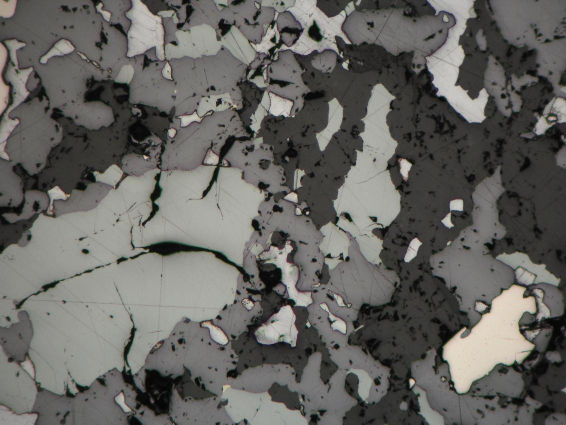
#> input picture Уменьшенные_геологические/03_small.jpg, 1132 x 849 px, given in place of tower.bmp, which was not available (shown at 1/2 size)
$ jupyter execute grey_images-checkpoint.ipynb
#> lines starting #> are read from the running program, lines starting #| are printed output that depends on the picture; pictures that were not available may be replaced by others from this repository, and a replacement may not be noted
[cell 1]
import argparse
import math
import numpy as np
import skimage.io
import skimage.transform

[cell 2]
N = 256

[cell 3]
img = skimage.io.imread("tower.bmp")
#> img is the input picture: shape (849, 1132, 3); mean R, G, B 101.6, 100.8, 97.2

[cell 4]
height, width = img.shape[:2]
#> height = 849; width = 1132

[cell 5]
if len(img.shape) == 3:
    img = img[:, :, 0]
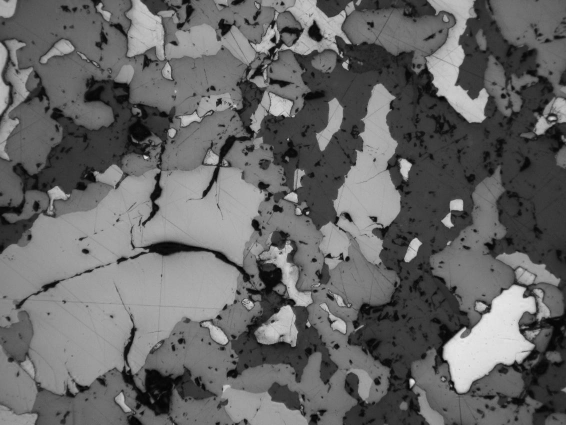
#> img: shape (849, 1132) (shown at 1/2 size); min 0, max 242, mean 101.6

[cell 6]
H = [0] * N
for i in range (N) :
    H[i] = 0

[cell 7]
for i in range (height) :
    for j in range (width) :
        H[img[i][j]] += 1

[cell 8]
H_first = []
for i in range(N) :
    H_first.append((H[i], i, i))

[cell 9]
import matplotlib.pyplot as plt

[cell 10]
a=np.arange(0,N,1)

[cell 11]
b = [0]*N

[cell 12]
for i in range(N) :
    b[i] = H_first[i][0]

[cell 13]
plt.bar(a, b, color="green")
plt.show()
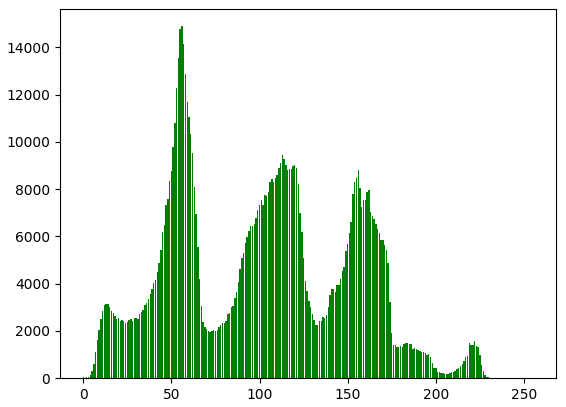
#> figure drawn by matplotlib, 1 panel; tallest bar 14895 high, from x = 55.6 to 56.4

[cell 14]
def GetValleys(H) :
    n = len(H)
#> n = 256
    valleys = []
    if H[0][0] < H[1][0] :
        valleys.append(H[0][1])
    if H[0][0] == H[1][0] :
        k = 1
        while H[0][0] == H[k][0]:
            k += 1
        k -= 1
        if H[k+1][0] > H[k][0]:
            valleys.append(H[k // 2][1])
    flag = True
    i = 1
    while i < n-1 :
        if (H[i][0] < H[i-1][0]) and (H[i][0] < H[i+1][0]) :
            valleys.append(H[i][1])
        elif H[i][0] < H[i-1][0] :
            k = 1
            while k + i < n and H[i][0] == H[i+k][0] :
                k += 1
            k -= 1
            if k + i == n - 1 :
                valleys.append(H[i + k // 2][1])
                flag = False
            elif H[i + k][0] < H[i + 1 + k][0] :
                valleys.append(H[i + k // 2][1])
            i += k
        i += 1
#> after the loop, i = 256; valleys = 35 values from 1 to 249
    if flag == True and H[n-1][0] < H[n-2][0] :
        valleys.append(H[n-1][1])
    return valleys

[cell 15]
def GetNextHist(H, valleys, w) :
    if len(valleys) == 0 :
        return H
    new_H = []
    left = 0
    right = 0
    index = 0
    if valleys[0] == H[0][1]:
        index = 1
    for r in range (index, len(valleys)) :
        for m in range (len(H)) :
            (h, l, lR) = H[m]
            if l == valleys[r] :
                right = m
                break
        if H[right][1] - H[left][1] <= w :
            bin = GetMergeBin(H, left, right)
            new_H.append(bin)
        else :
            #print(left, right)
            bins = GetMergeSetofBins(H, left, right, w)
            new_H.extend(bins)
        if new_H[len(new_H)-1] == H[right] :
            left = right
            new_H.pop()
        else : left = right + 1
    if left < len(H):
        if H[len(H)-1][1] - H[left][1] <= w:
            bin = GetMergeBin(H, left, len(H)-1)
            new_H.append(bin)
        else :
            bins = GetMergeSetofBins(H, left, len(H)-1, w)
            new_H.extend(bins)
    return new_H
def GetMergeBin(H, left, right) :
    count = 0
    int = 0
    num = 0
    for i in range (left, right + 1) :
        count += H[i][0]
        num += 1
        int += H[i][1]
    #print(num)
    bin = (count, int // num, H[right][2])
    return bin
def GetMergeSetofBins(H, left, right, w) :
    bins = []
    num = 0
    for i in range (left, right + 1) :
        num += 1
        bins.append(H[i])
    min_index = FindMinDistance(bins)
    a = bins[min_index+1][1] - bins[min_index][1]
    while (a <= w) :
        bins_1 = []
        for i in range(min_index) :
            bins_1.append(bins[i])
        bins_1.append((bins[min_index][0] + bins[min_index + 1][0],
                       (bins[min_index][1] + bins[min_index + 1][1]) // 2,
                       bins[min_index+1][2]))
        for i in range (min_index + 2, len(bins)) :
            bins_1.append(bins[i])
        bins = bins_1
        min_index = FindMinDistance(bins)
        if min_index == -1 : break
        a = bins[min_index+1][1] - bins[min_index][1]
    return bins
def FindMinDistance(bins) :
    min_index = -1
    if (len(bins) == 1): return min_index
    min_distance = 256
    for i in range(len(bins) - 1) :
        if bins[i+1][1] - bins[i][1] < min_distance :
            min_distance = bins[i+1][1] - bins[i][1]
            min_index = i
    return min_index

[cell 16]
valleys = GetValleys(H_first)
#> valleys = 35 values from 1 to 249
H_second = GetNextHist(H_first, valleys, 15)

[cell 17]
a = [0]*len(H_second)
#> a = 37 values from 0 to 0
b = [0]*len(H_second)
#> b = 37 values from 0 to 0
for i in range(len(H_second)) :
    a[i] = H_second[i][1]
    b[i] = H_second[i][0]

[cell 18]
plt.bar(a,b, color="green")
plt.show()
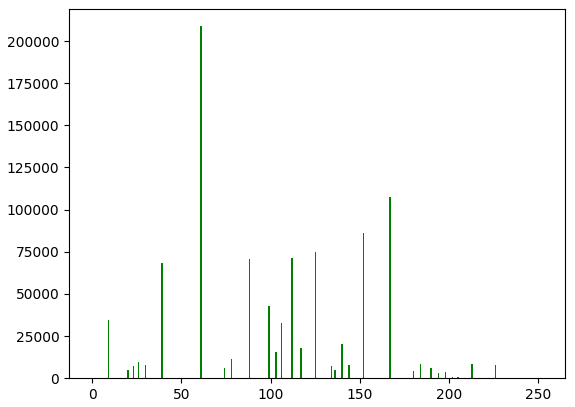
#> figure drawn by matplotlib, 1 panel; tallest bar 208825 high, from x = 60.6 to 61.4

[cell 19]
valleys = GetValleys(H_second)

[cell 20]
H_third = GetNextHist(H_second, valleys, 15)

[cell 21]
a = [0]*len(H_third)
b = [0]*len(H_third)
for i in range(len(H_third)) :
    a[i] = H_third[i][1]
    b[i] = H_third[i][0]

[cell 22]
plt.bar(a,b, color="green")
plt.show()
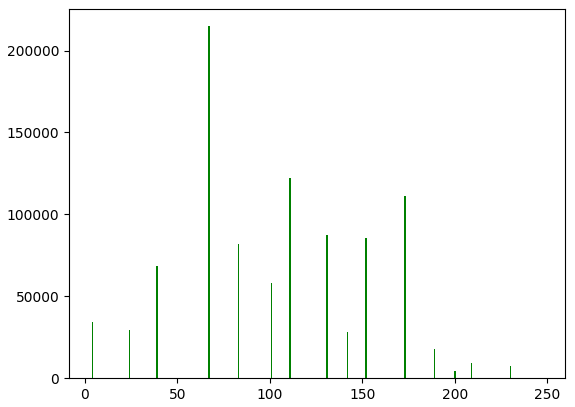
#> figure drawn by matplotlib, 1 panel; tallest bar 214878 high, from x = 66.6 to 67.4

[cell 23]
valleys = GetValleys(H_third)
H_fourth = GetNextHist(H_third, valleys, 15)

[cell 24]
a = [0]*len(H_fourth)
b = [0]*len(H_fourth)
for i in range(len(H_fourth)) :
    a[i] = H_fourth[i][1]
    b[i] = H_fourth[i][0]

[cell 25]
plt.bar(a, b, color="green")
plt.show()
#> figure, not shown here; tallest bar 214878 high, from x = 66.6 to 67.4

[cell 26]
valleys = GetValleys(H_fourth)
H_fifth = GetNextHist(H_fourth, valleys, 15)

[cell 27]
a = [0]*len(H_fifth)
b = [0]*len(H_fifth)
for i in range(len(H_fifth)) :
    a[i] = H_fifth[i][1]
    b[i] = H_fifth[i][0]

[cell 28]
plt.bar(a, b, color="green")
plt.show()
#> figure, not shown here; tallest bar 214878 high, from x = 66.6 to 67.4

[cell 29]
valleys = GetValleys(H_fifth)
H_sixth = GetNextHist(H_fifth, valleys, 15)

[cell 30]
a = [0]*len(H_sixth)
b = [0]*len(H_sixth)
for i in range(len(H_sixth)) :
    a[i] = H_sixth[i][1]
    b[i] = H_sixth[i][0]

[cell 31]
plt.bar(a, b, color="green")
plt.show()

[cell 32]
print(H_sixth)
#| [(34524, 4, 19), (97924, 31, 47), (214878, 67, 75), (81995, 83, 96), (180201, 106, 118), (115433, 136, 145), (85882, 152, 158), (111407, 173, 181), (31076, 201, 220), (7745, 230, 238), (3, 247, 255)]

[cell 33]
for i in range (height) :
    for j in range (width) :
        color = img[i][j]
        for k in range(len(H_fifth)):
            if color <= H_fifth[k][2] :
                img[i][j] = H_fifth[k][1]
                break
res = np.clip(img, 0, 255)
res = res.astype(np.uint8)
skimage.io.imsave("output.bmp", res)

[cell 34]
arr = []
for i in range (height) :
    for j in range (width) :
        color = img[i][j]
        flag = True
        for k in range (len(arr)) :
            if arr[k][0] == color:
                count = arr[k][1]
                arr[k] = (color, count+1)
                flag = False
                break
        if flag == True:
            arr.append((color, 1))
print(arr)
#| [(173, 111407), (152, 85882), (136, 115433), (106, 180201), (83, 81995), (67, 214878), (31, 97924), (4, 34524), (201, 31076), (230, 7745), (247, 3)]

[cell 35]
general_number = 0
for i in range (len(arr)) :
    general_number += arr[i][1]
#> this loop made 11 passes
print(general_number)
#| 961068

[cell 36]
Nd = general_number//1000
Td = 30
small_areas = []
for i in range(len(arr)) :
    if arr[i][1] < Nd :
        small_areas.append(arr[i])
print(small_areas)
#| [(247, 3)]

[cell 37]
while len(small_areas) != 0 :
    print(small_areas)
    print(arr)
    (color, number) = small_areas[0]
    small_areas.remove((color, number))
    arr_index = -1
    min_distance = N
    for i in range (len(arr)) :
        if arr[i] != (color, number) and abs(int(arr[i][0]) - int(color)) < min_distance :
            min_distance = abs(int(arr[i][0]) - int(color))
            arr_index = i
    if any([item == arr[arr_index] for item in small_areas]) :
        small_areas.remove(arr[arr_index])
    count = arr[arr_index][1]
    count += number
    arr[arr_index] = (arr[arr_index][0], count)
    base_elem = arr[arr_index]
    arr.remove((color, number))

    if base_elem[1] < Nd :
        small_areas.append(base_elem)
    else :
        for i in range (height) :
            for k in range (width) :
                if img[i][k] == color :
                    img[i][k] = base_elem[0]
#> this loop made 1 pass
#| [(247, 3)]
#| [(173, 111407), (152, 85882), (136, 115433), (106, 180201), (83, 81995), (67, 214878), (31, 97924), (4, 34524), (201, 31076), (230, 7745), (247, 3)]
#> img: shape (849, 1132); min 4, max 230, mean 103.6

[cell 38]
arr = [tup[0] for tup in arr]
print(arr)
#| [173, 152, 136, 106, 83, 67, 31, 4, 201, 230]

[cell 39]
def Dist(arr) :
    min_dist = N
    c1 = -1
    c2 = -1
    length = len(arr)
    for i in range (0, length) :
        for j in range (i+1, length):
            if abs(int(arr[j]) - int(arr[i])) < min_dist:
                min_dist = abs(int(arr[j]) - int(arr[i]))
                c1 = i
                c2 = j
    return (min_dist, c1, c2)

[cell 40]
if (a := Dist(arr))[0] < 100 : print("ok")
print(a[0], a[1], a[2])
#| 16 1 2

[cell 41]
while (a := Dist(arr))[0] < Td :
    print(a[0], a[1], a[2])
    i1 = a[1]
    i2 = a[2] #min(arr[c1][0], arr[c2][0]) + (max((arr[c1][0], arr[c2][0])) - min(arr[c1][0], arr[c2][0]))//2
    color1 = arr[i1]
    color2 = arr[i2]
    arr.remove(color1)
    arr.remove(color2)
    arr.append(min(color1, color2) + abs(int(color1)-int(color2)) // 2)
    for i in range (height) :
        for k in range (width) :
            if img[i][k] == color1 or img[i][k] == color2 :
                img[i][k] = arr[len(arr)-1]
    print(arr)
#> this loop made 4 passes
#| 16 1 2
#| [173, 106, 83, 67, 31, 4, 201, 230, 144]
#| 16 2 3
#| [173, 106, 31, 4, 201, 230, 144, 75]
#| 27 2 3
#| [173, 106, 201, 230, 144, 75, 17]
#| 28 0 2
#| [106, 230, 144, 75, 17, 187]
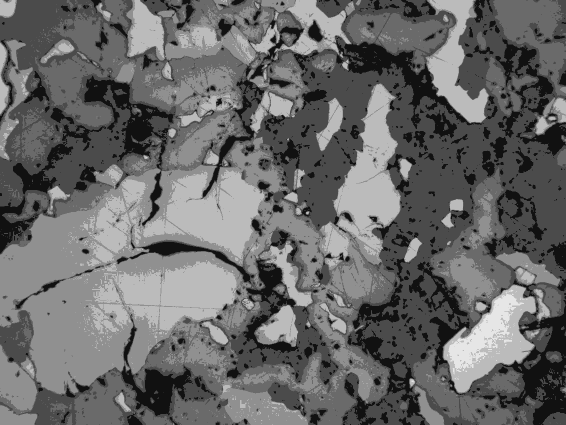
#> img: shape (849, 1132) (shown at 1/2 size); min 17, max 230, mean 105.1

$ run again, on Уменьшенные_геологические/04_small.jpg
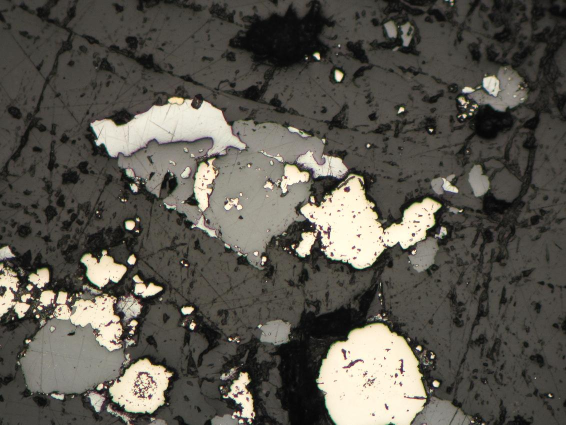
#> input picture Уменьшенные_геологические/04_small.jpg, 1132 x 849 px, given in place of tower.bmp, which was not available (shown at 1/2 size)
#> img is the input picture: shape (849, 1132, 3); mean R, G, B 89.6, 86.6, 78.7
#> `plt.show()`:
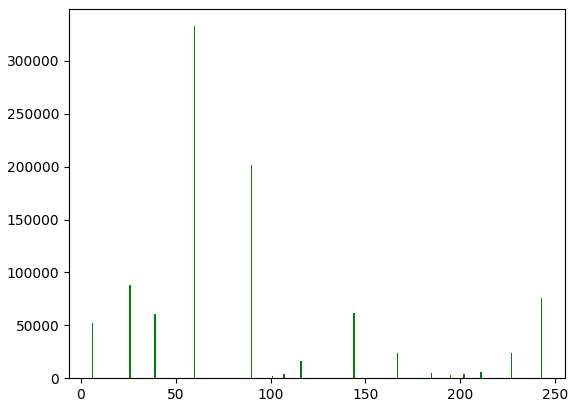
#> figure drawn by matplotlib, 1 panel; tallest bar 332735 high, from x = 59.6 to 60.4
#| [(52347, 6, 18), (149456, 32, 45), (332735, 60, 74), (203543, 95, 103), (20848, 111, 128), (61453, 144, 153), (23658, 167, 178), (7900, 190, 199), (9468, 206, 215), (23926, 227, 236), (75734, 243, 255)]
#| [(60, 332735), (32, 149456), (6, 52347), (95, 203543), (111, 20848), (144, 61453), (167, 23658), (190, 7900), (206, 9468), (227, 23926), (243, 75734)]
#> the loop `for i in range (len(arr)) :` made 11 passes
#| 961068
#> the loop `for i in range(len(arr)) :` made 11 passes
#| [60, 32, 6, 95, 111, 144, 167, 190, 206, 227, 243]
#| 16 3 4
#> the loop `while (a := Dist(arr))[0] < Td :` made 5 passes
#| 16 3 4
#| [60, 32, 6, 144, 167, 190, 206, 227, 243, 103]
#| 16 5 6
#| [60, 32, 6, 144, 167, 227, 243, 103, 198]
#| 16 5 6
#| [60, 32, 6, 144, 167, 103, 198, 235]
#> (further printed lines are left out)
#> after the loop `while (a := Dist(arr))[0] < Td :`:
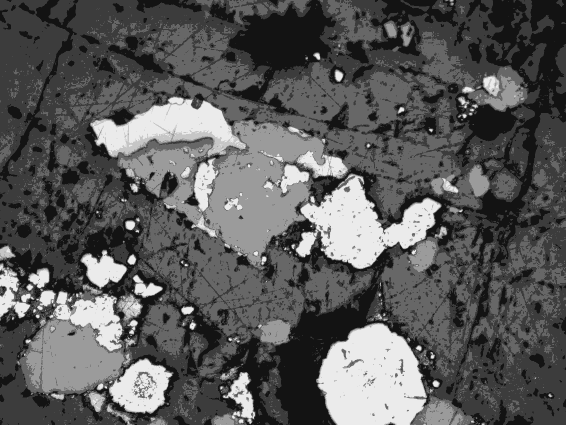
#> img: shape (849, 1132) (shown at 1/2 size); min 19, max 235, mean 90.5

$ run again, on Уменьшенные_геологические/05_small.jpg
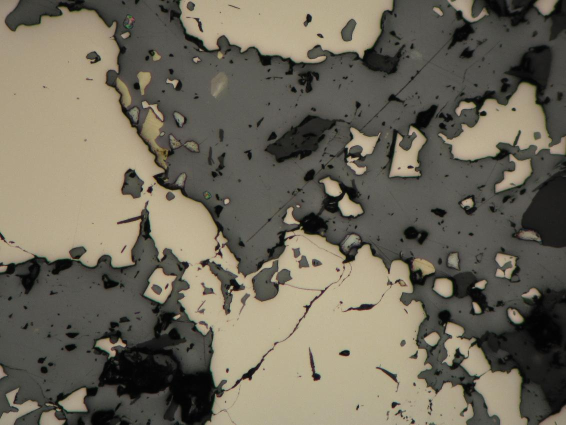
#> input picture Уменьшенные_геологические/05_small.jpg, 1132 x 849 px, given in place of tower.bmp, which was not available (shown at 1/2 size)
#> img is the input picture: shape (849, 1132, 3); mean R, G, B 110.1, 104.8, 91
#> `plt.show()`:
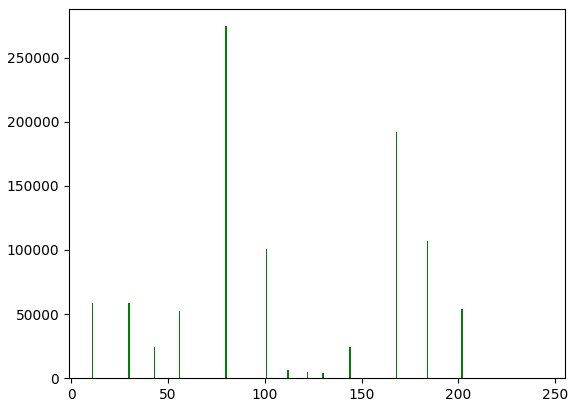
#> figure drawn by matplotlib, 1 panel; tallest bar 274456 high, from x = 79.6 to 80.4
#| [(58897, 11, 19), (82919, 36, 48), (52023, 56, 64), (274456, 80, 89), (106569, 106, 118), (8972, 126, 133), (24340, 144, 154), (191998, 168, 180), (106724, 184, 187), (54169, 202, 211), (1, 225, 234), (0, 243, 255)]
#| [(144, 24340), (126, 8972), (106, 106569), (80, 274456), (36, 82919), (56, 52023), (11, 58897), (168, 191998), (202, 54169), (184, 106724), (225, 1)]
#> the loop `for i in range (len(arr)) :` made 11 passes
#| 961068
#> the loop `for i in range(len(arr)) :` made 11 passes
#| [(225, 1)]
#> the loop `while len(small_areas) != 0 :` made 1 pass
#| [(225, 1)]
#| [(144, 24340), (126, 8972), (106, 106569), (80, 274456), (36, 82919), (56, 52023), (11, 58897), (168, 191998), (202, 54169), (184, 106724), (225, 1)]
#| [144, 126, 106, 80, 36, 56, 11, 168, 202, 184]
#| 16 7 9
#> the loop `while (a := Dist(arr))[0] < Td :` made 5 passes
#| 16 7 9
#| [144, 126, 106, 80, 36, 56, 11, 202, 176]
#| 18 0 1
#| [106, 80, 36, 56, 11, 202, 176, 135]
#| 20 2 3
#| [106, 80, 11, 202, 176, 135, 46]
#> (further printed lines are left out)
#> after the loop `while (a := Dist(arr))[0] < Td :`:
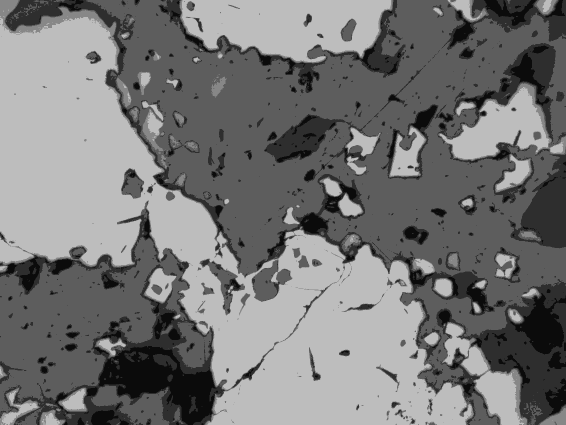
#> img: shape (849, 1132) (shown at 1/2 size); min 11, max 189, mean 118.1
